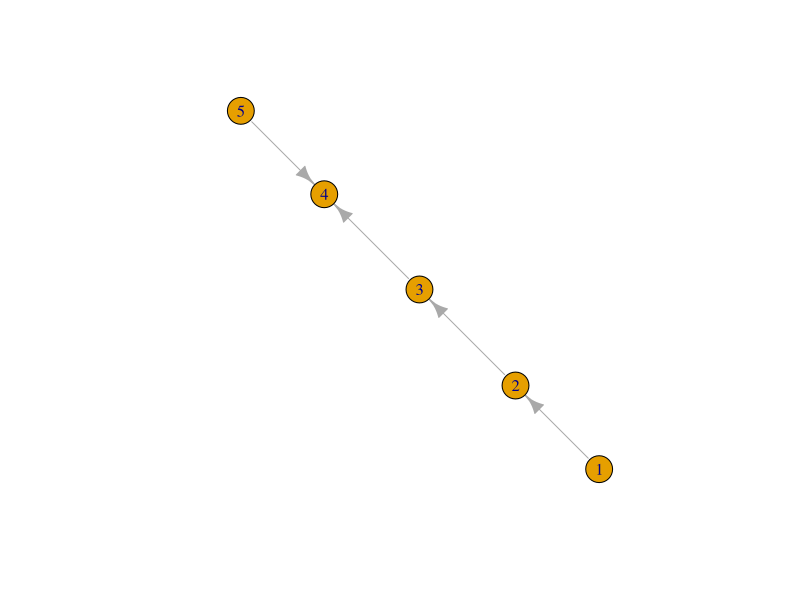
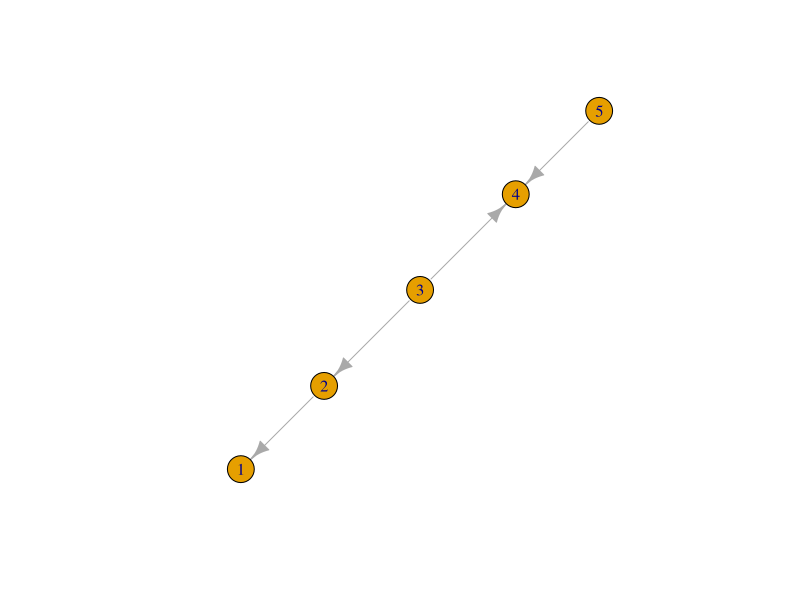
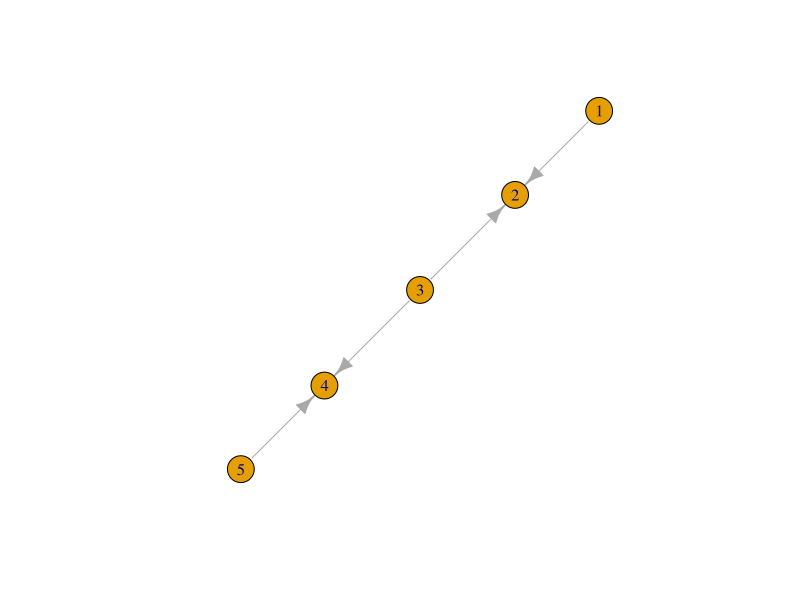

Write R code to recreate these figures, in order. (Note: this script raises an error after producing the figures.)
library(igraph)

#The goal was to write a function that takes two DAGs as arguments 
#and checks if they are I-equivalent. 

# Comparing two dags by checking I-equivalence 
i_equvalence <- function(A,B){
  skeleon_A <- A+t(A)
  skeleon_B <- B+t(B)
  if (all(skeleon_A == skeleon_B) == FALSE){
    return(FALSE)
  }
  for (i in 1:ncol(A)){
    parents_A <- which(A[,i] == 1)  
    if (length(parents_A) > 1){
      tmp_A <- combn(parents_A,2)
      index <- vector("logical",ncol(tmp_A))
      for (j in 1:length(index)){
        if (A[tmp_A[1,j],tmp_A[2,j]] == 0 && A[tmp_A[2,j],tmp_A[1,j]] == 0){
          index[j] <- TRUE
        }
      }
      if (any(index)){
        immoralities_A <- tmp_A[,index]
      } else {
        immoralities_A <- 0
      }
    } else {
      immoralities_A <- 0
    } 
    parents_B <- which(B[,i]==1)  
    if (length(parents_B) > 1){
      tmp_B <- combn(parents_B,2)
      index <- vector("logical",ncol(tmp_B))
      for (j in 1:length(index)){
        if (B[tmp_B[1,j],tmp_B[2,j]] == 0 && B[tmp_B[2,j],tmp_B[1,j]] == 0){
          index[j] <- TRUE
        }
      }

      if (any(index)){
        im_B <- tmp_B[,index]
      } else {
        im_B <- 0
      }
    } else {
      im_B <- 0
    } 
    if (length(im_A) != length(im_B) || !all(immoralities_A == im_B)){
      return(FALSE)
    }
  }
  return(TRUE)
}

# Running the code with DAGs
G1 <- matrix(0,5,5)
G1[1,2] <- 1
G1[2,3] <- 1
G1[c(3,5),4] <- 1
G2 <- matrix(0,5,5)
G2[2,1] <- 1
G2[3,c(2,4)] <- 1
G2[5,4] <- 1
G3 <- matrix(0,5,5)
G3[1,2] <- 1
G3[3,c(2,4)] <- 1
G3[5,4] <- 1
plot(graph_from_adjacency_matrix(G1))
plot(graph_from_adjacency_matrix(G2))
plot(graph_from_adjacency_matrix(G3))
i_equvalence(G1,G2)
i_equvalence(G1,G3)
i_equvalence(G2,G3)
G2[3,1] <- 1
G3[3,1] <- 1
plot(graph_from_adjacency_matrix(G2))
plot(graph_from_adjacency_matrix(G3))
i_equvalence(G2,G3)


